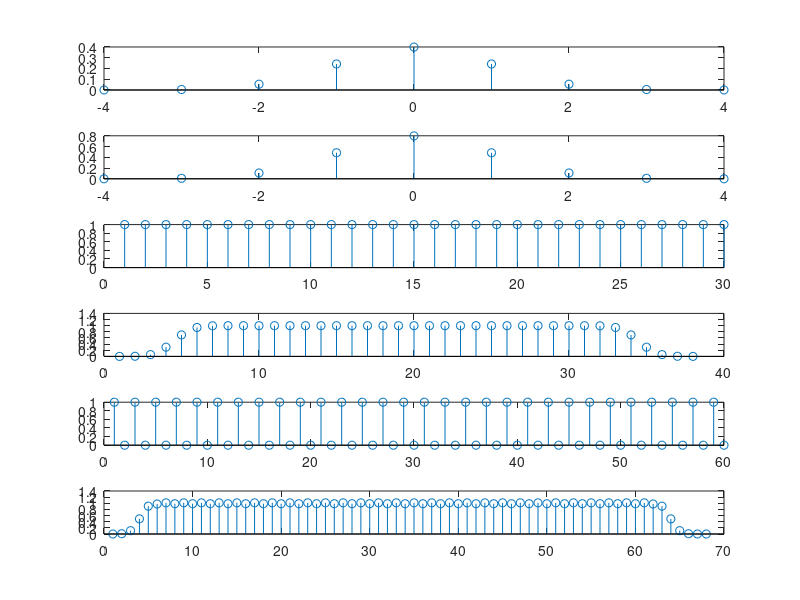

Here is the MATLAB script that generated this plot:
s=1.0; %std in the spatial domain
x=-round(4*s):round(4*s); %sample grid
g1=exp(-(x.*x)/2/s/s); %smoothing filter
g1=g1/sum(g1); %gain=1
g2=2*g1; %gain=2
figure(1); subplot(6,1,1);stem(x,g1); %show filters
subplot(6,1,2);stem(x,g2);

f=ones(1,30);
y=conv(f,g1);
fg=filter2(g1,f,'valid')
subplot(6,1,3);stem(f);
subplot(6,1,4);stem(y);
fz=zeros(1,60); 
fz(1:2:60)= f; 
fzi=conv(fz,g2);
fg2=filter2(g2,fz,'valid')
subplot(6,1,5);stem(fz);
subplot(6,1,6);stem(fzi);

